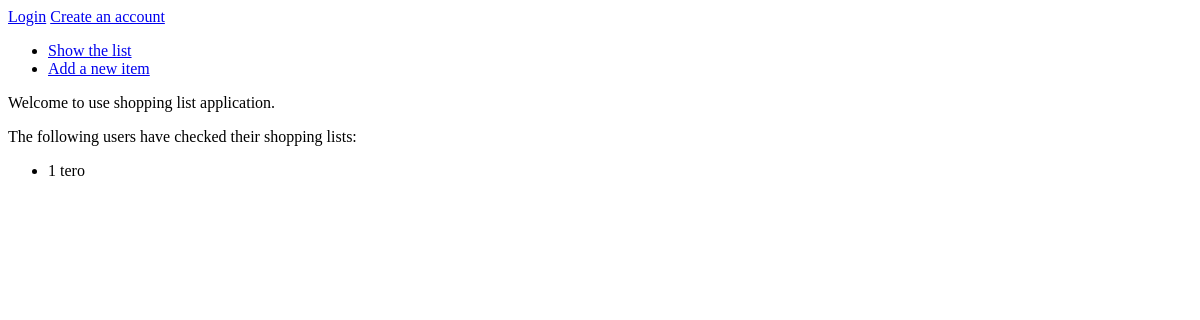
Before: / with the older database file.
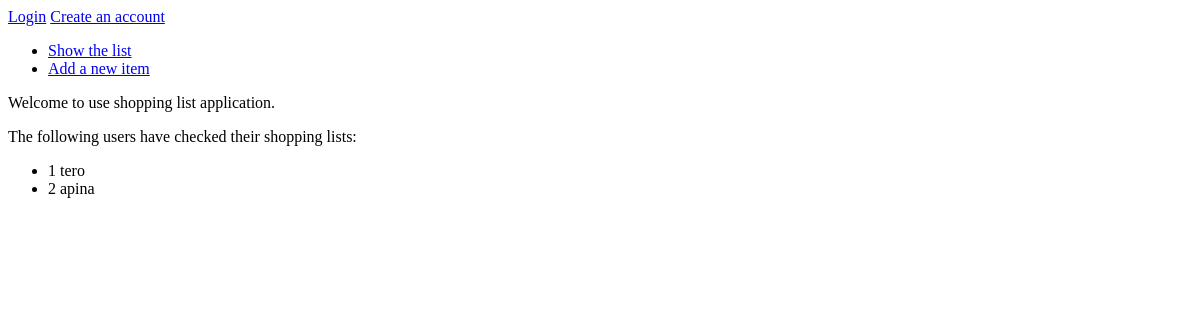
After: the same page with the newer database file.
### application/auth/models.py (models this page shows, shortened)
class User(Base):
    __tablename__ = "account"
    username = db.Column(db.String(144), nullable=False)
    password = db.Column(db.String(144), nullable=False)
    date_created = db.Column(db.DateTime, default=db.func.current_timestamp())
    items = db.relationship("Item", backref='account', lazy=True)
    @staticmethod
    def find_users_no_need_to_shop():
        stmt = text("SELECT Account.id, Account.username FROM Account"
                    " LEFT JOIN Item ON Item.account_id = Account.id"
                    " GROUP BY Account.id")
        res = db.engine.execute(stmt)
        response = []
        for row in res:
            response.append({"id":row[0], "username":row[1]})
        return response

### application/views.py (the view)
@app.route("/")
def index():
    return render_template("index.html", no_need_to_shop=User.find_users_no_need_to_shop())

### application/templates/index.html
{% extends "layout.html" %}
{% block body %}
  <p>
    Welcome to use shopping list application.
  </p>
  {% if no_need_to_shop is defined %}
  <p>
  	The following users have checked their shopping lists:
  </p>
  <ul>
  	{% for user in no_need_to_shop %}
  	<li>
  		{{user.id}} {{user.username}}
  	</li>
  	{% endfor %}
  </ul>
{% endif %}
{% endblock %}

Changed rows visible on the page:
added User: id "2", username "apina"
